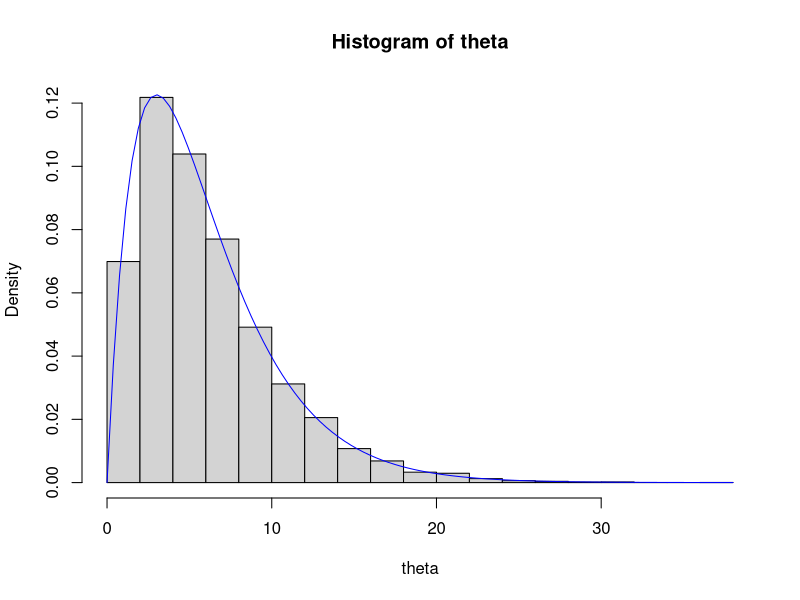
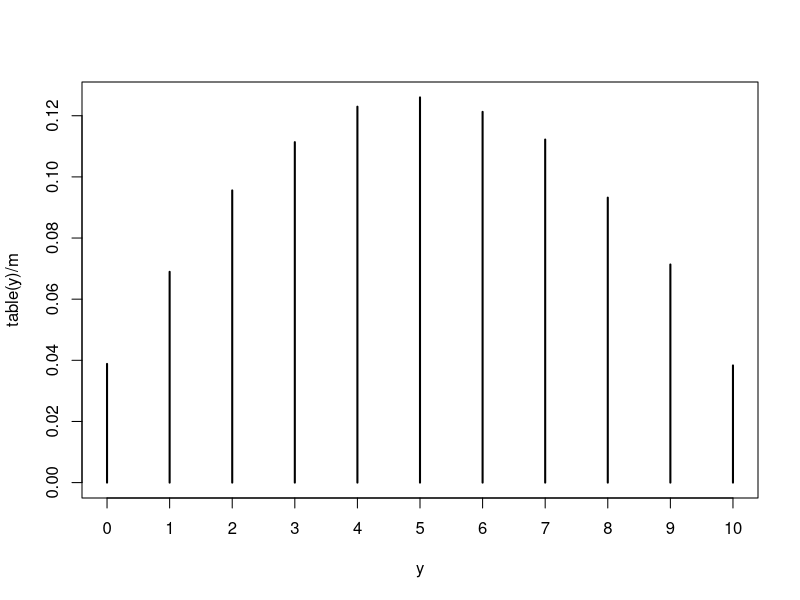

Here is the R script that generated these plots, in order: (Note: this script raises an error after producing the figures.)
set.seed(32)

m = 10000
a = 2.0
b = 1.0/3.0

theta = rgamma(n=m, shape=a, rate=b)

hist(theta, freq=FALSE)
curve(dgamma(x,shape=a, rate=b), col="blue", add=TRUE)

sum(theta)/m
mean(theta)
a/b

var(theta)
a/b^2

ind = theta < 5.0
mean(ind)

pgamma(q=5.0, shape=a, rate=b)

quantile(theta,probs=0.9)
qgamma(p=0.9,shape=a,rate=b)

###

set.seed(32)

m = 10000
a = 2.0
b = 1.0/3.0

theta = rgamma(n=m, shape=a, rate=b)

se = sd(theta) / sqrt(m)

mean(theta) - 2.0*se
mean(theta) + 2.0*se

ind = theta < 5
mean(ind)
pgamma(5.0, shape=a, rate=b)

se = sd(ind) / sqrt(m)

###

# 1. Simulate phi_i from Beta(2,2)
# 2. Simulate y_i from Binom(10,phi_i)

m = 1e5

y = numeric(m)
phi = numeric(m)

# Slow
for (i in 1:m) {
  phi[i] = rbeta(1,shape1=2.0,shape2=2.0)
  y[i] = rbinom(1,size=10,prob=phi[i])
}

# Fast
phi = rbeta(m,shape1=2.0,shape2=2.0)
y = rbinom(m,size=10,prob=phi)

table(y)/m
plot(table(y)/m)

mean(y)

###

# 1. Not the long one or the one without the square
# 2. integral 0 to pi
# 3. prob of value comparison
# 4. norm 2,0.02
# 5. Not 1.7 - once you have m samples (call them theta i *) calculate 1/m sum(m i=1) theta i * /1 - theta i *
# 6. 0.77
# theta = rbeta(9999, 5, 3)
# alpha = theta / (1 - theta)
# mean( alpha )
# mean( alpha > 1.0 )
# 7. Not 0.52 - first draw a large number of samples from the standard normal dist, then use quantile function
# 8. 0.032 - all good here


m = 1e5

phi = rbeta(m,shape1=5.0,shape=3.0)

y = rbinom(n=m, size=1, prob=phi)

reg = rbeta(m,1,0)

ind = reg > 0.5
mean(ind)

mean(y)

mean(phi)

theta(phi)


phi = rbinom(m,size=1,0.5)

ind = phi < 0.3
mean(ind)

1+qnorm(0.3)

sqrt(5.2/5000)

se = sd(blah) / sqrt(5000)
se
